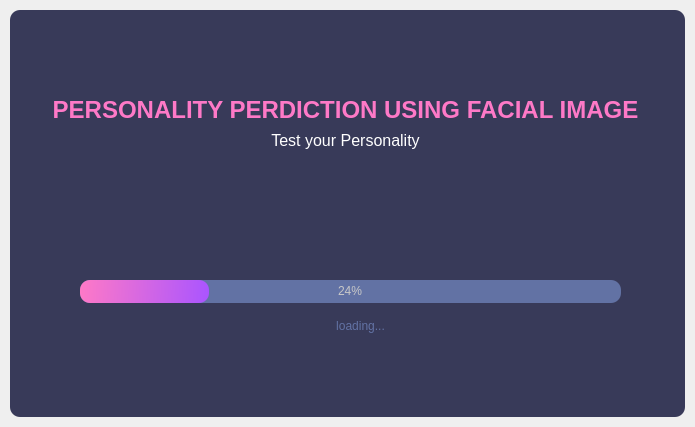
<?xml version="1.0" encoding="UTF-8"?>
<ui version="4.0">
 <class>SplashScreen</class>
 <widget class="QMainWindow" name="SplashScreen">
  <property name="geometry">
   <rect>
    <x>0</x>
    <y>0</y>
    <width>695</width>
    <height>427</height>
   </rect>
  </property>
  <property name="windowTitle">
   <string>MainWindow</string>
  </property>
  <widget class="QWidget" name="centralwidget">
   <layout class="QVBoxLayout" name="verticalLayout">
    <property name="spacing">
     <number>0</number>
    </property>
    <property name="leftMargin">
     <number>10</number>
    </property>
    <property name="topMargin">
     <number>10</number>
    </property>
    <property name="rightMargin">
     <number>10</number>
    </property>
    <property name="bottomMargin">
     <number>10</number>
    </property>
    <item>
     <widget class="QFrame" name="dropshadowframe">
      <property name="styleSheet">
       <string notr="true">QFrame {
	background-color:rgb(56, 58, 89);
	color:rgb(220, 220, 220);
	border-radius:10px;
}</string>
      </property>
      <property name="frameShape">
       <enum>QFrame::StyledPanel</enum>
      </property>
      <property name="frameShadow">
       <enum>QFrame::Raised</enum>
      </property>
      <widget class="QLabel" name="label">
       <property name="geometry">
        <rect>
         <x>0</x>
         <y>70</y>
         <width>671</width>
         <height>61</height>
        </rect>
       </property>
       <property name="font">
        <font>
         <family>Segoe UI</family>
         <pointsize>18</pointsize>
        </font>
       </property>
       <property name="styleSheet">
        <string notr="true">color:rgb(254, 121, 199);</string>
       </property>
       <property name="text">
        <string>&lt;strong&gt;PERSONALITY PERDICTION USING FACIAL IMAGE&lt;/strong&gt;</string>
       </property>
       <property name="alignment">
        <set>Qt::AlignCenter</set>
       </property>
      </widget>
      <widget class="QLabel" name="label_2">
       <property name="geometry">
        <rect>
         <x>20</x>
         <y>120</y>
         <width>631</width>
         <height>21</height>
        </rect>
       </property>
       <property name="font">
        <font>
         <family>Segoe UI</family>
         <pointsize>12</pointsize>
        </font>
       </property>
       <property name="styleSheet">
        <string notr="true">color:rgb(255, 255, 255);</string>
       </property>
       <property name="text">
        <string>Test your Personality</string>
       </property>
       <property name="alignment">
        <set>Qt::AlignCenter</set>
       </property>
      </widget>
      <widget class="QProgressBar" name="progressBar">
       <property name="geometry">
        <rect>
         <x>70</x>
         <y>270</y>
         <width>541</width>
         <height>23</height>
        </rect>
       </property>
       <property name="styleSheet">
        <string notr="true">QProgressBar {

	background-color:rgb(98, 114, 164);
	color:rgb(200,200,200);
	border-style:none;
	border-radius:10px;
	text-align:center;

}
QProgressBar::chunk{
	border-radius:10px;
	background-color:qlineargradient(spread:pad, x1:0, y1:0.511364, x2:1, y2:0.523,stop:0 rgba(254, 121, 199, 255),stop:1 rgba(170, 85, 255, 255));
}</string>
       </property>
       <property name="value">
        <number>24</number>
       </property>
      </widget>
      <widget class="QLabel" name="label_3">
       <property name="geometry">
        <rect>
         <x>250</x>
         <y>300</y>
         <width>201</width>
         <height>31</height>
        </rect>
       </property>
       <property name="font">
        <font>
         <pointsize>9</pointsize>
        </font>
       </property>
       <property name="styleSheet">
        <string notr="true">color:rgb(98, 114, 164);</string>
       </property>
       <property name="text">
        <string>loading...</string>
       </property>
       <property name="alignment">
        <set>Qt::AlignCenter</set>
       </property>
      </widget>
     </widget>
    </item>
   </layout>
  </widget>
 </widget>
 <resources/>
 <connections/>
</ui>
